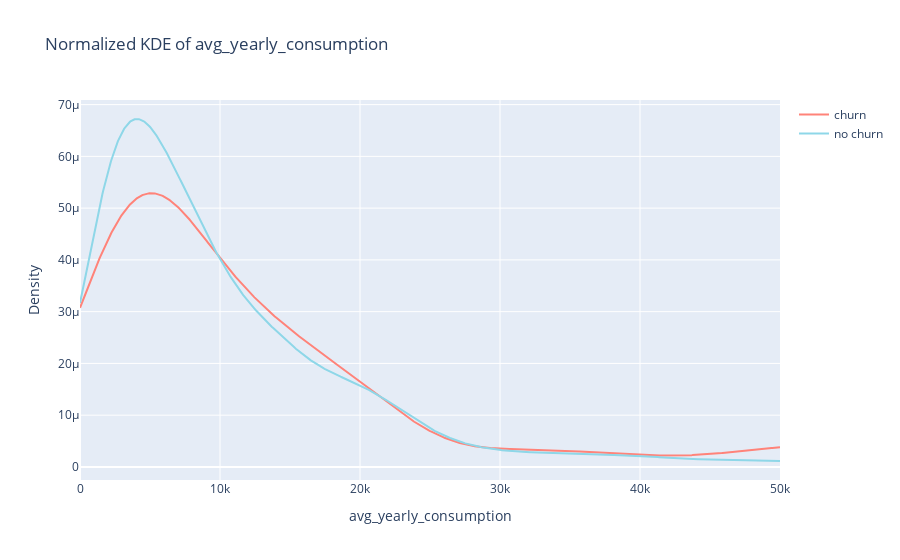

Notebook cell for this chart:
### Code cell
plot_kde(df, 'avg_yearly_consumption', max = 50e3)

### Figure 1 — Plotly figure (JSON) as saved in the notebook; plotly's stock layout.template omitted (floating-point values rounded to 4 significant figures; data arrays with more than 128 entries replaced by an {"elided": "..."} marker saying what was removed)
{"data": [{"line": {"color": "#ff8379", "width": 2}, "mode": "lines", "name": "churn", "type": "scatter", "x": {"elided": "1000 float values"}, "y": {"elided": "1000 float values"}}, {"line": {"color": "#8ed7e8", "width": 2}, "mode": "lines", "name": "no churn", "type": "scatter", "x": {"elided": "1000 float values"}, "y": {"elided": "1000 float values"}}], "layout": {"title": {"text": "Normalized KDE of avg_yearly_consumption"}, "xaxis": {"title": {"text": "avg_yearly_consumption"}}, "yaxis": {"title": {"text": "Density"}}}}
